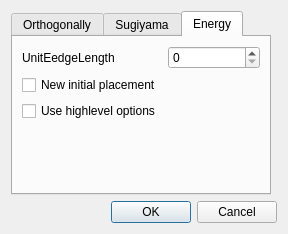
<?xml version="1.0" encoding="UTF-8"?>
<ui version="4.0">
 <class>CSortLayoutDialog</class>
 <widget class="QDialog" name="CSortLayoutDialog">
  <property name="geometry">
   <rect>
    <x>0</x>
    <y>0</y>
    <width>288</width>
    <height>234</height>
   </rect>
  </property>
  <property name="windowTitle">
   <string>Autolayout method</string>
  </property>
  <layout class="QGridLayout" name="gridLayout">
   <item row="0" column="0">
    <widget class="QTabWidget" name="tabWidget">
     <property name="tabShape">
      <enum>QTabWidget::Rounded</enum>
     </property>
     <property name="currentIndex">
      <number>2</number>
     </property>
     <property name="elideMode">
      <enum>Qt::ElideNone</enum>
     </property>
     <widget class="QWidget" name="Orthogonally">
      <attribute name="title">
       <string>Orthogonally</string>
      </attribute>
      <layout class="QFormLayout" name="formLayout">
       <item row="0" column="0">
        <widget class="QLabel" name="label">
         <property name="text">
          <string>Runs</string>
         </property>
        </widget>
       </item>
       <item row="0" column="1">
        <widget class="QSpinBox" name="spinBoxRuns"/>
       </item>
       <item row="1" column="0">
        <widget class="QLabel" name="label_2">
         <property name="text">
          <string>Seperation</string>
         </property>
        </widget>
       </item>
       <item row="1" column="1">
        <widget class="QDoubleSpinBox" name="doubleSpinBoxSeperation"/>
       </item>
       <item row="2" column="0">
        <widget class="QLabel" name="label_3">
         <property name="text">
          <string>cOverhang</string>
         </property>
        </widget>
       </item>
       <item row="2" column="1">
        <widget class="QDoubleSpinBox" name="doubleSpinBoxOverhang"/>
       </item>
       <item row="3" column="0">
        <widget class="QLabel" name="label_4">
         <property name="text">
          <string>Node center to bends</string>
         </property>
        </widget>
       </item>
       <item row="3" column="1">
        <widget class="QSpinBox" name="spinBoxNodeCenterBends"/>
       </item>
      </layout>
     </widget>
     <widget class="QWidget" name="Sugiyama">
      <attribute name="title">
       <string>Sugiyama</string>
      </attribute>
      <layout class="QFormLayout" name="formLayout_2">
       <item row="0" column="0">
        <widget class="QLabel" name="label_7">
         <property name="text">
          <string>Layer distance</string>
         </property>
        </widget>
       </item>
       <item row="1" column="0">
        <widget class="QLabel" name="label_5">
         <property name="text">
          <string>Node distance</string>
         </property>
        </widget>
       </item>
       <item row="1" column="1">
        <widget class="QDoubleSpinBox" name="doubleSpinBoxNodeDistance"/>
       </item>
       <item row="2" column="0">
        <widget class="QLabel" name="label_6">
         <property name="text">
          <string>Weight balancing</string>
         </property>
        </widget>
       </item>
       <item row="2" column="1">
        <widget class="QDoubleSpinBox" name="doubleSpinBoxWeightBalancing"/>
       </item>
       <item row="0" column="1">
        <widget class="QDoubleSpinBox" name="doubleSpinBoxLayerDistance"/>
       </item>
      </layout>
     </widget>
     <widget class="QWidget" name="Energy">
      <attribute name="title">
       <string>Energy</string>
      </attribute>
      <layout class="QFormLayout" name="formLayout_3">
       <item row="0" column="0">
        <widget class="QLabel" name="label_10">
         <property name="text">
          <string>UnitEedgeLength</string>
         </property>
        </widget>
       </item>
       <item row="0" column="1">
        <widget class="QSpinBox" name="spinBoxUnitEdgeLength"/>
       </item>
       <item row="1" column="0">
        <widget class="QCheckBox" name="checkBoxNewIntitialPlacement">
         <property name="text">
          <string>New initial placement</string>
         </property>
        </widget>
       </item>
       <item row="2" column="0">
        <widget class="QCheckBox" name="checkBoxUseHighlevelOptions">
         <property name="text">
          <string>Use highlevel options</string>
         </property>
        </widget>
       </item>
      </layout>
     </widget>
    </widget>
   </item>
   <item row="1" column="0" colspan="2">
    <widget class="QDialogButtonBox" name="buttonBox">
     <property name="orientation">
      <enum>Qt::Horizontal</enum>
     </property>
     <property name="standardButtons">
      <set>QDialogButtonBox::Cancel|QDialogButtonBox::Ok</set>
     </property>
    </widget>
   </item>
  </layout>
 </widget>
 <resources/>
 <connections>
  <connection>
   <sender>buttonBox</sender>
   <signal>accepted()</signal>
   <receiver>CSortLayoutDialog</receiver>
   <slot>accept()</slot>
   <hints>
    <hint type="sourcelabel">
     <x>248</x>
     <y>254</y>
    </hint>
    <hint type="destinationlabel">
     <x>157</x>
     <y>274</y>
    </hint>
   </hints>
  </connection>
  <connection>
   <sender>buttonBox</sender>
   <signal>rejected()</signal>
   <receiver>CSortLayoutDialog</receiver>
   <slot>reject()</slot>
   <hints>
    <hint type="sourcelabel">
     <x>316</x>
     <y>260</y>
    </hint>
    <hint type="destinationlabel">
     <x>286</x>
     <y>274</y>
    </hint>
   </hints>
  </connection>
 </connections>
</ui>
